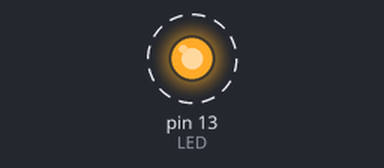
The sketch below on a simulated Arduino Uno, built with avr-gcc and run on an emulated ATmega328P. Parts: output pins drawn as LEDs (lit = HIGH). Dashed ring = blinking. What the sketch prints to the serial monitor is not drawn.

Above: at 0.5 s.
Timing chart, 0 to 4.6 s (numbered marks = the images above):
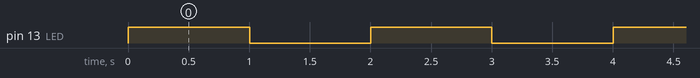

The sketch:

jsonParseExample.ino
```cpp
#define LED 13 // The pin the LED is connected to
#include <ArduinoJson.h>

// HOW TO PARSE JSON

double pop; // probability of precipitation

void setup()
{
  Serial.begin(9600);

  pinMode(LED, OUTPUT); // Declare the LED as an output

  StaticJsonDocument<200> doc;
  char json[] = "{\"daily\": [{\"pop\":0.1}]}";

  DeserializationError error = deserializeJson(doc, json);

  if (error) {
    Serial.print(F("deserialization failed: "));
    Serial.println(error.f_str());
    return;
  }

  pop = doc["daily"][0]["pop"];
  Serial.println(pop);

}

void loop()
{
  digitalWrite(LED, HIGH); // Turn the LED on
  delay(1000);
  digitalWrite(LED, LOW);
  delay(1000);
  Serial.println(pop);
}
```

Measured:
- by itself, pin 13 (LED): alternates HIGH for 1.0 s and LOW for 1.0 s
